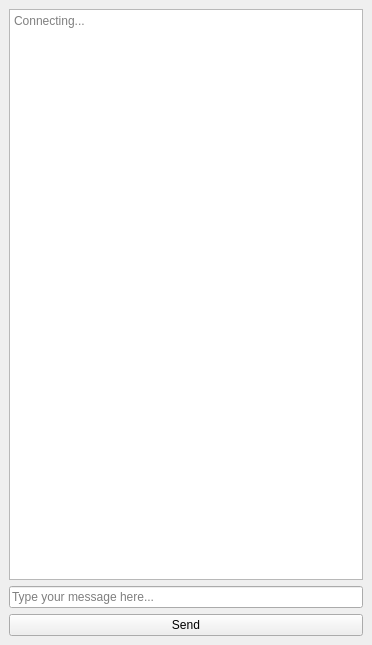
<?xml version="1.0" encoding="UTF-8"?>
<ui version="4.0">
 <class>MainWindow</class>
 <widget class="QMainWindow" name="MainWindow">
  <property name="geometry">
   <rect>
    <x>0</x>
    <y>0</y>
    <width>372</width>
    <height>645</height>
   </rect>
  </property>
  <property name="windowTitle">
   <string>MainWindow</string>
  </property>
  <widget class="QWidget" name="centralwidget">
   <layout class="QVBoxLayout" name="verticalLayout">
    <item>
     <widget class="QPlainTextEdit" name="message_box">
      <property name="readOnly">
       <bool>true</bool>
      </property>
      <property name="placeholderText">
       <string>Connecting...</string>
      </property>
     </widget>
    </item>
    <item>
     <widget class="QLineEdit" name="message_input">
      <property name="placeholderText">
       <string>Type your message here...</string>
      </property>
     </widget>
    </item>
    <item>
     <widget class="QPushButton" name="message_button">
      <property name="text">
       <string>Send</string>
      </property>
     </widget>
    </item>
   </layout>
  </widget>
 </widget>
 <resources/>
 <connections/>
</ui>
